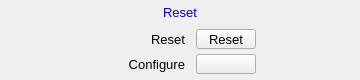
    <widget class="PyDMFrame" name="composite_1">
      <property name="geometry">
        <rect>
          <x>390</x>
          <y>590</y>
          <width>360</width>
          <height>80</height>
        </rect>
      </property>
      <widget class="PyDMDrawingRectangle" name="rectangle_9">
        <property name="geometry">
          <rect>
            <x>127</x>
            <y>2</y>
            <width>107</width>
            <height>21</height>
          </rect>
        </property>
        <property name="brush" stdset="0">
          <brush brushstyle="SolidPattern">
            <color alpha="255">
              <red>218</red>
              <green>218</green>
              <blue>218</blue>
            </color>
          </brush>
        </property>
        <property name="penStyle" stdset="0">
          <enum>Qt::SolidLine</enum>
        </property>
        <property name="penColor" stdset="0">
          <color>
            <red>218</red>
            <green>218</green>
            <blue>218</blue>
          </color>
        </property>
        <property name="penWidth" stdset="0">
          <double>0</double>
        </property>
        <property name="penCapStyle" stdset="0">
          <enum>Qt::FlatCap</enum>
        </property>
        <property name="toolTip">
          <string>rectangle_9</string>
        </property>
      </widget>
      <widget class="QLabel" name="text_47">
        <property name="geometry">
          <rect>
            <x>155</x>
            <y>2</y>
            <width>50</width>
            <height>20</height>
          </rect>
        </property>
        <property name="text">
          <string>Reset</string>
        </property>
        <property name="font" stdset="0">
          <font>
            <pointsize>10</pointsize>
          </font>
        </property>
        <property name="brush" stdset="0">
          <brush brushstyle="SolidPattern">
            <color alpha="255">
              <red>10</red>
              <green>0</green>
              <blue>184</blue>
            </color>
          </brush>
        </property>
        <property name="toolTip">
          <string>text_47</string>
        </property>
        <property name="alignment">
          <set>Qt::AlignCenter</set>
        </property>
        <property name="styleSheet">
          <string notr="true">QLabel#text_47 {
  color: rgb(10, 0, 184);
  }</string>
        </property>
      </widget>
      <widget class="QLabel" name="text_48">
        <property name="geometry">
          <rect>
            <x>135</x>
            <y>29</y>
            <width>50</width>
            <height>20</height>
          </rect>
        </property>
        <property name="text">
          <string>Reset</string>
        </property>
        <property name="font" stdset="0">
          <font>
            <pointsize>10</pointsize>
          </font>
        </property>
        <property name="brush" stdset="0">
          <brush brushstyle="SolidPattern">
            <color alpha="255">
              <red>0</red>
              <green>0</green>
              <blue>0</blue>
            </color>
          </brush>
        </property>
        <property name="toolTip">
          <string>text_48</string>
        </property>
        <property name="alignment">
          <set>Qt::AlignRight|Qt::AlignTrailing|Qt::AlignVCenter</set>
        </property>
        <property name="styleSheet">
          <string notr="true">QLabel#text_48 {
  color: rgb(0, 0, 0);
  }</string>
        </property>
      </widget>
      <widget class="PyDMDrawingRectangle" name="rectangle_10">
        <property name="geometry">
          <rect>
            <x>0</x>
            <y>0</y>
            <width>360</width>
            <height>80</height>
          </rect>
        </property>
        <property name="brush" stdset="0">
          <brush brushstyle="NoBrush">
            <color alpha="255">
              <red>0</red>
              <green>0</green>
              <blue>0</blue>
            </color>
          </brush>
        </property>
        <property name="penStyle" stdset="0">
          <enum>Qt::SolidLine</enum>
        </property>
        <property name="penColor" stdset="0">
          <color>
            <red>0</red>
            <green>0</green>
            <blue>0</blue>
          </color>
        </property>
        <property name="penWidth" stdset="0">
          <double>1</double>
        </property>
        <property name="penCapStyle" stdset="0">
          <enum>Qt::FlatCap</enum>
        </property>
        <property name="toolTip">
          <string>rectangle_10</string>
        </property>
      </widget>
      <widget class="PyDMRelatedDisplayButton" name="related_display_4">
        <property name="geometry">
          <rect>
            <x>196</x>
            <y>54</y>
            <width>60</width>
            <height>20</height>
          </rect>
        </property>
        <property name="showIcon" stdset="0">
          <bool>true</bool>
        </property>
        <property name="font" stdset="0">
          <font>
            <pointsize>10</pointsize>
          </font>
        </property>
        <property name="styleSheet">
          <string notr="true">PyDMRelatedDisplayButton#related_display_4 {
  color: rgb(0, 0, 0);
  background-color: rgb(115, 223, 255);
  }</string>
        </property>
        <property name="titles" stdset="0">
          <stringlist>
            <string>Reset</string>
            <string>Reset1</string>
            <string>Reset2</string>
          </stringlist>
        </property>
        <property name="filenames" stdset="0">
          <stringlist>
            <string>yySseq_full.ui</string>
            <string>yySseq_full.ui</string>
            <string>yySseq_full.ui</string>
          </stringlist>
        </property>
        <property name="macros" stdset="0">
          <stringlist>
            <string>P=${P},S=${R}Reset</string>
            <string>P=${P},S=${R}Reset1</string>
            <string>P=${P},S=${R}Reset2</string>
          </stringlist>
        </property>
        <property name="openInNewWindow" stdset="0">
          <bool>true</bool>
        </property>
      </widget>
      <widget class="QLabel" name="text_49">
        <property name="geometry">
          <rect>
            <x>95</x>
            <y>54</y>
            <width>90</width>
            <height>20</height>
          </rect>
        </property>
        <property name="text">
          <string>Configure</string>
        </property>
        <property name="font" stdset="0">
          <font>
            <pointsize>10</pointsize>
          </font>
        </property>
        <property name="brush" stdset="0">
          <brush brushstyle="SolidPattern">
            <color alpha="255">
              <red>0</red>
              <green>0</green>
              <blue>0</blue>
            </color>
          </brush>
        </property>
        <property name="toolTip">
          <string>text_49</string>
        </property>
        <property name="alignment">
          <set>Qt::AlignRight|Qt::AlignTrailing|Qt::AlignVCenter</set>
        </property>
        <property name="styleSheet">
          <string notr="true">QLabel#text_49 {
  color: rgb(0, 0, 0);
  }</string>
        </property>
      </widget>
      <widget class="PyDMPushButton" name="message_button">
        <property name="geometry">
          <rect>
            <x>196</x>
            <y>29</y>
            <width>60</width>
            <height>20</height>
          </rect>
        </property>
        <property name="text">
          <string>Reset</string>
        </property>
        <property name="font" stdset="0">
          <font>
            <pointsize>10</pointsize>
          </font>
        </property>
        <property name="toolTip">
          <string>${P}${R}Reset.PROC</string>
        </property>
        <property name="channel" stdset="0">
          <string>ca://${P}${R}Reset.PROC</string>
        </property>
        <property name="pressValue" stdset="0">
          <string>1</string>
        </property>
        <property name="styleSheet">
          <string notr="true">PyDMPushButton#message_button {
  color: rgb(0, 0, 0);
  background-color: rgb(115, 223, 255);
  }</string>
        </property>
      </widget>
    </widget>
